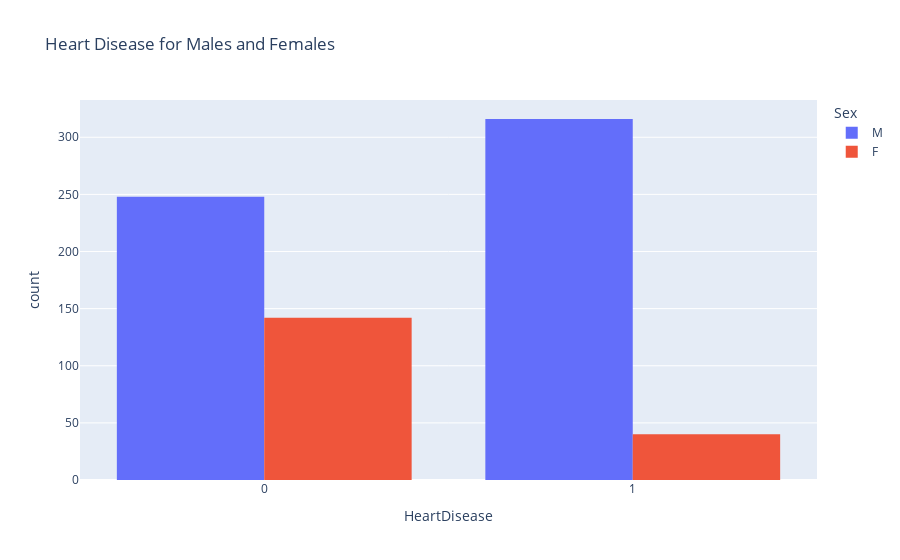

Source (notebook cell):
### Markdown cell above
<img src="Images/HeartCorrelation1.png" width="1500" height = "200">

### Code cell
'''

------------------------------------------------------------------------------------------------------------------------

We get A LOT of information from this matrix, not only should we look at the features which have a high correlation to HeartDisease, we can also gain
information about the features which have close to no correlation to the HeartDisease variable. Because if the variable has no correlation to the target, then 
we know it doesn't affect it either.
So we know that resting ECG means nothing towards whether someone has heart disease or not.

Looking at the correlations we see a somewhat notible negative correlation between MaxHR and HeartDisease.
As well as notible positive correlation between Oldpeak and HeartDisease.
A interestingly high positive correlation between Asymptomatic chest pains and HeartDisease.
An interestinly high negative correlation between ATA chest pains and HeartDisease.

A very notable correlation between both Exercise Anginas and HeartDisease.
We notice that N and Y  have the same correlation but one is positive and one is negative.

A similar thing happens with slope down and slope flat.

------------------------------------------------------------------------------------------------------------------------

For now lets get a clearer picture of what is happening here, we can start with Sex.
Let's see how gender afftect heart disease.

------------------------------------------------------------------------------------------------------------------------

We Import plotly to build our graphs

------------------------------------------------------------------------------------------------------------------------
    
'''
import plotly.express as px

'''

------------------------------------------------------------------------------------------------------------------------

We then create a figure where we first pass the data we want to use. 
In this case we don't want to use the dataframe we created earlier, because it uses 
dummy values which would get in the way here.
So instead we want to pass the original dataset.

x is our X axis.
color refers to any additional information we want to add to the X axis to compare with the x variable.

------------------------------------------------------------------------------------------------------------------------

'''
fig=px.histogram(data, 
                 x="HeartDisease",
                 color="Sex",          
                 hover_data=data.columns,
                 title="Heart Disease for Males and Females",
                 barmode="group")

'''

------------------------------------------------------------------------------------------------------------------------

We can now output the figure

------------------------------------------------------------------------------------------------------------------------

'''
fig.show()

### Figure 1 — Plotly figure (JSON) as saved in the notebook; plotly's stock layout.template omitted (floating-point values rounded to 4 significant figures; data arrays with more than 128 entries replaced by an {"elided": "..."} marker saying what was removed)
{"data": [{"alignmentgroup": "True", "bingroup": "x", "hovertemplate": "Sex=M<br>HeartDisease=%{x}<br>count=%{y}<extra></extra>", "legendgroup": "M", "marker": {"color": "#636efa", "pattern": {"shape": ""}}, "name": "M", "offsetgroup": "M", "orientation": "v", "showlegend": true, "type": "histogram", "x": {"elided": "564 int values"}, "xaxis": "x", "yaxis": "y"}, {"alignmentgroup": "True", "bingroup": "x", "hovertemplate": "Sex=F<br>HeartDisease=%{x}<br>count=%{y}<extra></extra>", "legendgroup": "F", "marker": {"color": "#EF553B", "pattern": {"shape": ""}}, "name": "F", "offsetgroup": "F", "orientation": "v", "showlegend": true, "type": "histogram", "x": {"elided": "182 int values"}, "xaxis": "x", "yaxis": "y"}], "layout": {"barmode": "group", "legend": {"title": {"text": "Sex"}, "tracegroupgap": 0}, "title": {"text": "Heart Disease for Males and Females"}, "xaxis": {"anchor": "y", "domain": [0, 1], "title": {"text": "HeartDisease"}}, "yaxis": {"anchor": "x", "domain": [0, 1], "title": {"text": "count"}}}}
